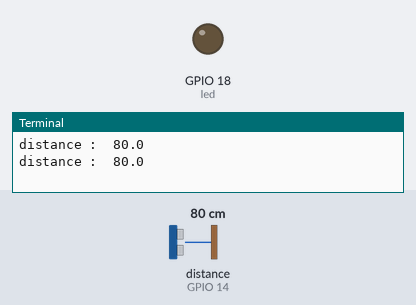
The program below on a simulated Raspberry Pi (BCM pin numbers). Parts: output pins drawn as LEDs (lit = HIGH), the last lines printed to the terminal. The inputs (shaded band) are chosen by the test bench; at power-on: distance to the obstacle (sensor on GPIO 14) 80 cm. The echo pulse lasts 58.3 µs per cm.

Above: at 1.2 s.
1.3 s: distance to the obstacle (sensor on GPIO 14) set to 11 cm
3.1 s: distance to the obstacle (sensor on GPIO 14) set to 8 cm
At 4.3 s:
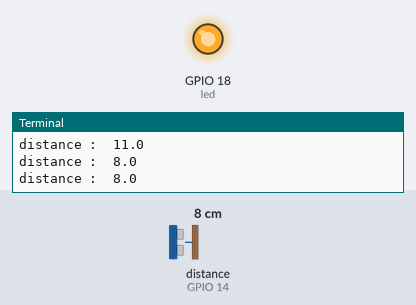
4.9 s: distance to the obstacle (sensor on GPIO 14) set to 18 cm
At 5.7 s:
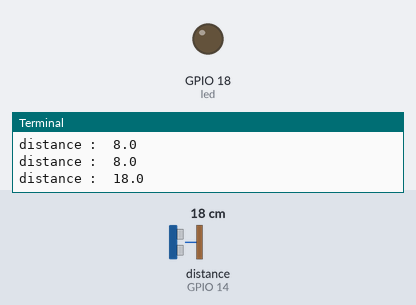
6.7 s: distance to the obstacle (sensor on GPIO 14) set to 2 cm
At 8.4 s:
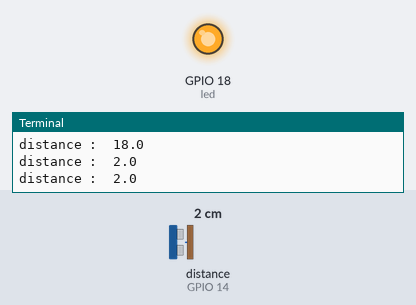
Timing chart, 0 to 9.7 s (numbered marks = the images above; inputs shaded):
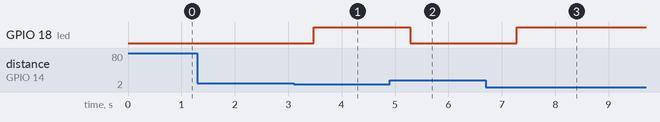

The program:

ultrasonic.py
```python
from gpiozero import LED
from gpiozero import DistanceSensor
import time
from time import sleep

sensor=DistanceSensor(echo = 14, trigger = 15)
led = LED(18)
while True:
   distance = sensor.distance * 100
   print("distance : ", distance)
   if distance < 10:
      led.on()
      sleep(0.1)
   else:
      led.off()
   time.sleep(0.5)
```

Measured:
- the behaviour switches between 10 and 9 cm on distance to the obstacle (sensor on GPIO 14) (found by bisection; images 0 and 1)
- after the input at 3.1 s, GPIO 18 (led): LOW → HIGH after 0.38 s
- after the input at 4.9 s, GPIO 18 (led): HIGH → LOW after 0.38 s
- after the input at 6.7 s, GPIO 18 (led): LOW → HIGH after 0.58 s
